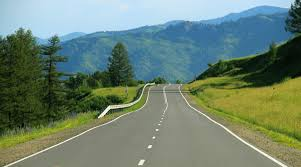
#> input picture lane2.jpeg, 301 x 167 px, found by its file name
$ python line.py
#> lines starting #> are read from the running program, lines starting #| are printed output that depends on the picture; after the words box and inside, x2 and y2 are one past the last pixel; in counts of white or black regions, pixels touching at a corner belong together
import numpy as np
import cv2
import matplotlib.pyplot as plt

image=cv2.imread('C:/Users/Sushanti/autoz/lane2.jpeg')
#> image is the input picture: shape (167, 301, 3); mean B, G, R 113, 129.4, 108.3

converted = cv2.cvtColor(image, cv2.COLOR_RGB2HLS)
#> converted: shape (167, 301, 3); mean of channels 0, 1, 2 58.5, 113.5, 94

# white color mask
lower = np.uint8([  0, 200,   0])
upper = np.uint8([255, 255, 255])
white_mask = cv2.inRange(converted, lower, upper)
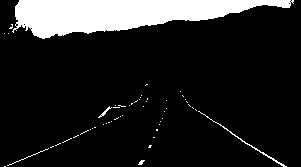
#> white_mask: shape (167, 301); 13.4% white; 53 white regions (48 under 20 px), largest, box (x1, y1, x2, y2) and area: (12, 0, 294, 39) 6381, (198, 111, 287, 167) 145, (7, 148, 49, 166) 42, (98, 106, 112, 118) 36, (138, 160, 145, 165) 20
# yellow color mask
lower = np.uint8([ 10,   0, 100])
upper = np.uint8([ 40, 255, 255])
yellow_mask = cv2.inRange(converted, lower, upper)
#> yellow_mask: shape (167, 301); 23.8% white; 66 white regions (60 under 20 px), largest, box (x1, y1, x2, y2) and area: (0, 0, 299, 73) 11534, (131, 49, 144, 65) 117, (144, 72, 160, 80) 41, (99, 58, 106, 69) 39, (132, 31, 141, 37) 29, (289, 12, 296, 19) 23

mask = cv2.bitwise_or(white_mask, yellow_mask)
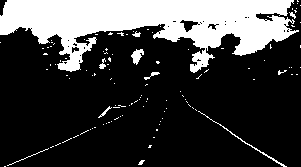
#> mask: shape (167, 301); 24.5% white; 115 white regions (105 under 20 px), largest, box (x1, y1, x2, y2) and area: (0, 0, 299, 73) 11543, (198, 111, 287, 167) 145, (131, 49, 144, 65) 117
white_yellow_lines = cv2.bitwise_and(image, image, mask = mask)
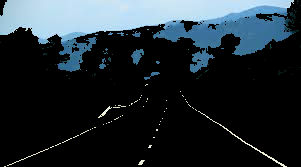
#> white_yellow_lines: shape (167, 301, 3); mean B, G, R 50.5, 44.2, 34.2
#white_yellow_images = list(map(recognize, image))

gray = cv2.cvtColor(image, cv2.COLOR_RGB2GRAY)
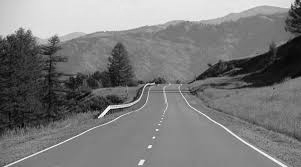
#> gray: shape (167, 301); min 3, max 252, mean 122.1
smoothing = cv2.GaussianBlur(image, (11, 11), 0)
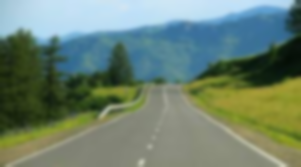
#> smoothing: shape (167, 301, 3); mean B, G, R 113, 129.4, 108.3

canny_edges = cv2.Canny(smoothing, 50, 50)
#> canny_edges: shape (167, 301); 6% white in thin lines or dots

pts = np.array([[167,70],[140,120],[140,180],[167,220]], np.int32)
x=cv2.polylines(canny_edges,[pts],True,(0,0,0))
#> x: shape (167, 301); 6% white in thin lines or dots
mask = np.array([pts], dtype=np.int32)
image2 = np.zeros((167,301), np.int8)
p=cv2.fillPoly(image2, [mask],255)
#> image2: shape (167, 301) int8; values 0 (black) and 127 (white), 4% white; 1 white region, box (x1, y1, x2, y2) and area: (140, 70, 168, 167) 2028
maskimage2 = cv2.inRange(image2, 1, 255)
roi = cv2.bitwise_and(x, x, mask=maskimage2)
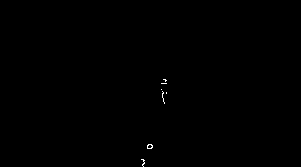
#> roi: shape (167, 301); 0.12% white in thin lines or dots, all inside (x1, y1, x2, y2) = (141, 79, 167, 167)

lines = cv2.HoughLines(roi,1,np.pi/180,10)
#> lines = [[182, 0.279], [180, 0.262], [178, 0.244], [186, 0.314], [178, 0.209], [177, 0.192], [177, 0.227], [187, 0.332], [-141, 2.95], [-159, 3.11]]
for rho,theta in lines[0]:
    a = np.cos(theta)
    b = np.sin(theta)
    x0 = a*rho
    y0 = b*rho
    x1 = int(x0 + 1000*(-b))
    y1 = int(y0 + 1000*(a))
    x2 = int(x0 - 1000*(-b))
    y2 = int(y0 - 1000*(a))

    hough=cv2.line(roi,(x1,y1),(x2,y2),(255,255,255),2)
#> this loop made 1 pass
#> (rho, theta, a, b, x0, y0, x1, y1) on pass 1: (182, 0.279, 0.961, 0.276, 174.9, 50.17, -100, 1011)
#> pass 1, `hough=cv2.line(roi,(x1,y1),(x2,y2),(255,255,255),2)`:
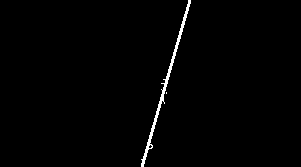
#> hough: shape (167, 301); 1.1% white; 2 white regions (1 under 20 px), largest, box (x1, y1, x2, y2) and area: (141, 0, 191, 167) 541

cv2.imshow('houghlines3.jpg',hough)

cv2.imshow('img',image)
cv2.waitKey(0)
cv2.destroyAllWindows()
